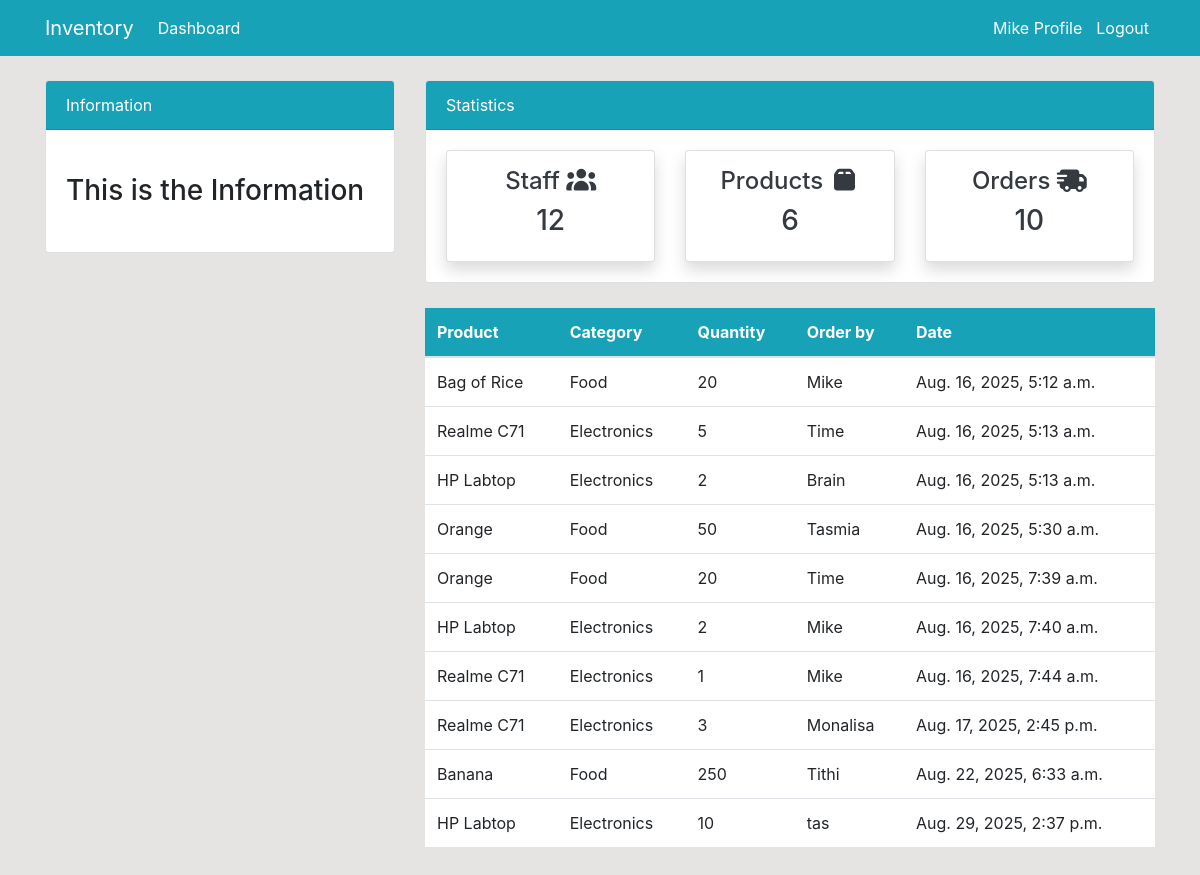
/order/ (signed in), run on an earlier commit of the app's database.
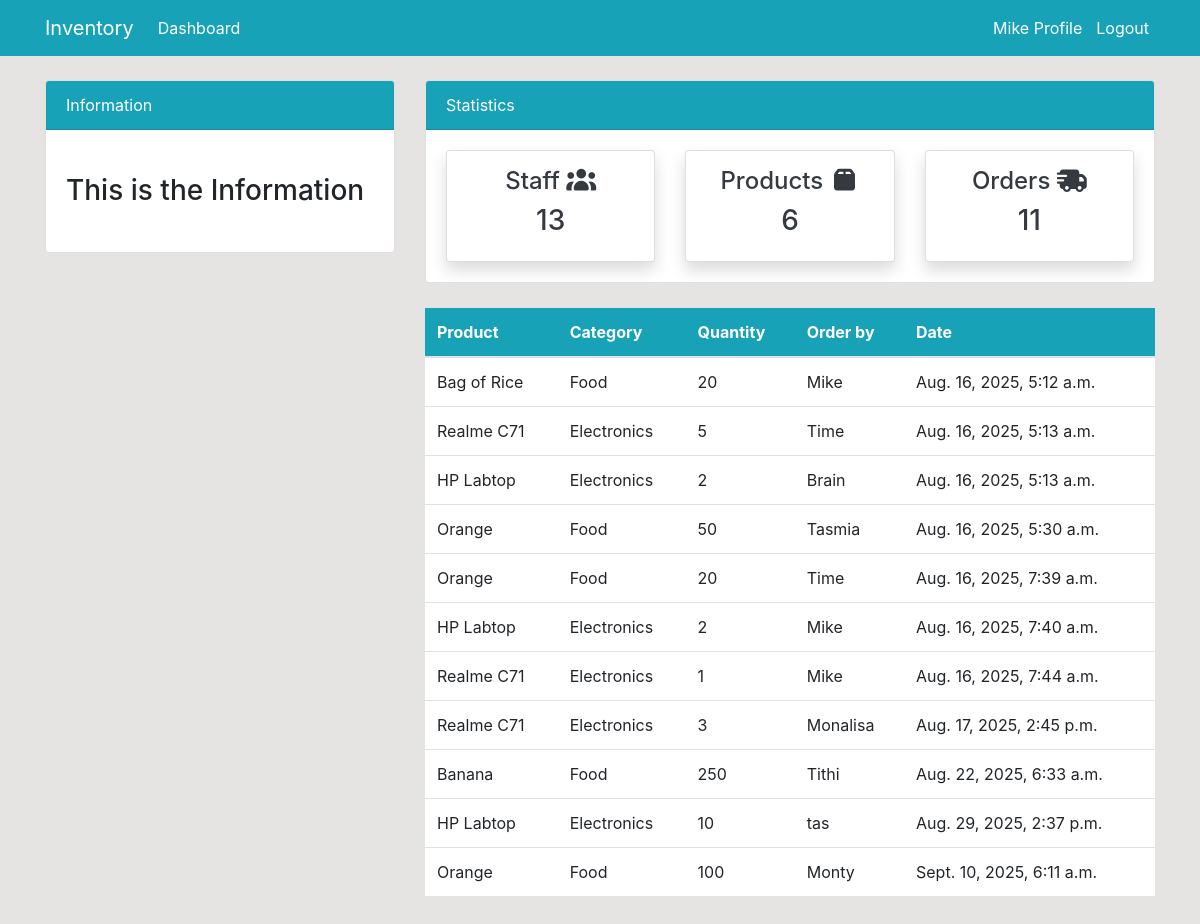
And on a later commit of the database.
### dashboard/models.py (models this page shows, shortened)
class Order(models.Model):
    product = models.ForeignKey(Product, on_delete=models.CASCADE)
    order_quantity = models.PositiveIntegerField(null=True)
    staff = models.ForeignKey(User, models.CASCADE, null=True)
    date = models.DateTimeField(auto_now_add=True)
    class Meta:
        verbose_name_plural = 'Order'

class Product(models.Model):
    name = models.CharField(max_length=100 , null=True)
    category = models.CharField(max_length=100 , null=True, choices=CATEGORY)
    quantity = models.PositiveIntegerField(null=True)
    class Meta:
        verbose_name_plural = 'Product'

### dashboard/views.py (the view)
# urls.py: path('order/', views.Order_By, name='dashboard-order'),
@login_required
def Order_By(request):
    orders = Order.objects.all()
    orders_count = orders.count()
    products = Product.objects.all()
    products_count = products.count()
    workers = User.objects.all()
    worker_count = workers.count()
    context ={
        'orders': orders,
        'worker_count': worker_count,
        'products_count': products_count,
        'orders_count': orders_count,
    }
    return render(request, 'dashboard/order.html', context)

### dashboard/templates/dashboard/order.html (shortened to what this page needs)
{% extends 'common_code/base.html' %}
{% load static %}
{% block top-nav %}
    <div class="container">
        <div class="row mt-4">
            <div class="col-md-4">
                <div class="card">
                    <div class="card-header bg-info text-white">
                        Information
                    </div>
                    <div class="card-body">
                        <marquee behavior="" direction="">
                            <h3 class="my-4">This is the Information</h3>
                        </marquee>
                    </div>
                </div>
            </div>
            <div class="col-md-8">
                <div class="card">
                    <div class="card-header bg-info text-white">
                        Statistics
                    </div>
                    <div class="card-body">
                        <div class="row">
                            <div class="col-md-4">
                                <a class="text-decoration-none text-dark" href="{% url 'dashboard-staff' %}">
                                    <div class="card my-card shadow text-center p-3">
                                        <h4>Staff <i class="fas fa-users"></i></h4>
                                        <h3>{{worker_count}}</h3>
                                    </div>
                                </a>
                            </div>
                            <div class="col-md-4">
                                <a class="text-decoration-none text-dark" href="{% url 'dashboard-product' %}">
                                    <div class="card my-card shadow text-center p-3">
                                        <h4>Products <i class="fas fa-box"></i></h4>
                                        <h3>{{products_count}}</h3>
                                    </div>
                                </a>
                            </div>
                            <div class="col-md-4">
                                <a class="text-decoration-none text-dark" href="{% url 'dashboard-order' %}">
                                    <div class="card my-card shadow text-center p-3">
                                        <h4>Orders <i class="fas fa-shipping-fast"></i></h4>
                                        <h3>{{orders_count}}</h3>
                                    </div>
                                </a>
                            </div>
                        </div>
                    </div>
                </div>
            </div>
        </div>
    </div>
{% endblock top-nav %}
{% block main-content %}
    <div class="container">
        <div class="row my-4">
            <div class="col-md-4">
            </div>
            <div class="col-md-8">
                <table class="table bg-white">
                    <thead class="bg-info">
                        <tr class="text-white">
                            <th scope="col">Product</th>
                            <th scope="col">Category</th>
                            <th scope="col">Quantity</th>
                            <th scope="col">Order by</th>
                            <th scope="col">Date</th>
                        </tr>
                    </thead>
                    <tbody>
                        {% for order in orders %}
                        <tr>
                            <td>{{order.product.name}}</td>
                            <td>{{order.product.category}}</td>
                            <td>{{order.order_quantity}}</td>
                            <td>
                                {{order.staff.username}}
                            </td>
                            <td>
                                {{order.date}}
                            </td>
                        </tr>
                        {% endfor %}
                    </tbody>
                </table>
            </div>
        </div>
    </div>
{% endblock main-content %}

### dashboard/templates/common_code/base.html (shortened to what this page needs)
{% load static %}
<!DOCTYPE html>
<html lang="en">
<head>
     <link rel="stylesheet" href="{% static 'css/bootstrap.min.css' %}">
     <link rel="stylesheet" href="https://cdnjs.cloudflare.com/ajax/libs/font-awesome/7.0.0/css/all.min.css">
     <link rel="stylesheet" href="{% static 'css/style.css' %}">
</head>
<body>
    <nav class="navbar navbar-expand-lg navbar-info bg-info">
        {% if user.is_authenticated %}
        <div class="container">
            <a class="navbar-brand text-white" href="{% url 'dashboard-home' %}">Inventory</a>
            <div class="collapse navbar-collapse" id="navbarSupportedContent">
                <ul class="navbar-nav mr-auto">
                    <li class="nav-item active">
                        <a class="nav-link text-white" href="{% url 'dashboard-home' %}">Dashboard </a>
                    </li>
                </ul>
                <ul class="navbar-nav ml-auto">
                    <li class="nav-item active">
                        <a class="nav-link text-white" href="{% url 'user-profile' %}">{{user.username}} Profile </a>
                    </li>
                    <li class="nav-item">
                         <form method="POST" action="{% url 'user-logout' %}">
                            <button type="submit" style="background: none; border: none; padding-top: 8px; color: white;">Logout</button>
                        </form>
                    </li>
                </ul>
            </div>
            {% endif %}
        </div>
    </nav>
    {% block top-nav %} {% endblock top-nav %}
    {% block main-content %} {% endblock %}
</body>
</html>

### dashboard/static/css/style.css (style rules this page uses)
body { background: rgb(230, 227, 227); }

What changed in the data, as far as the page shows it:
added Order: product.name "Orange", product.category "Food", order_quantity "100", staff.username "Monty", date "Sept. 10, 2025, 6:11 a.m."
Also different on the page:
{{ worker_count }}: "12" → "13"
{{ orders_count }}: "10" → "11"
